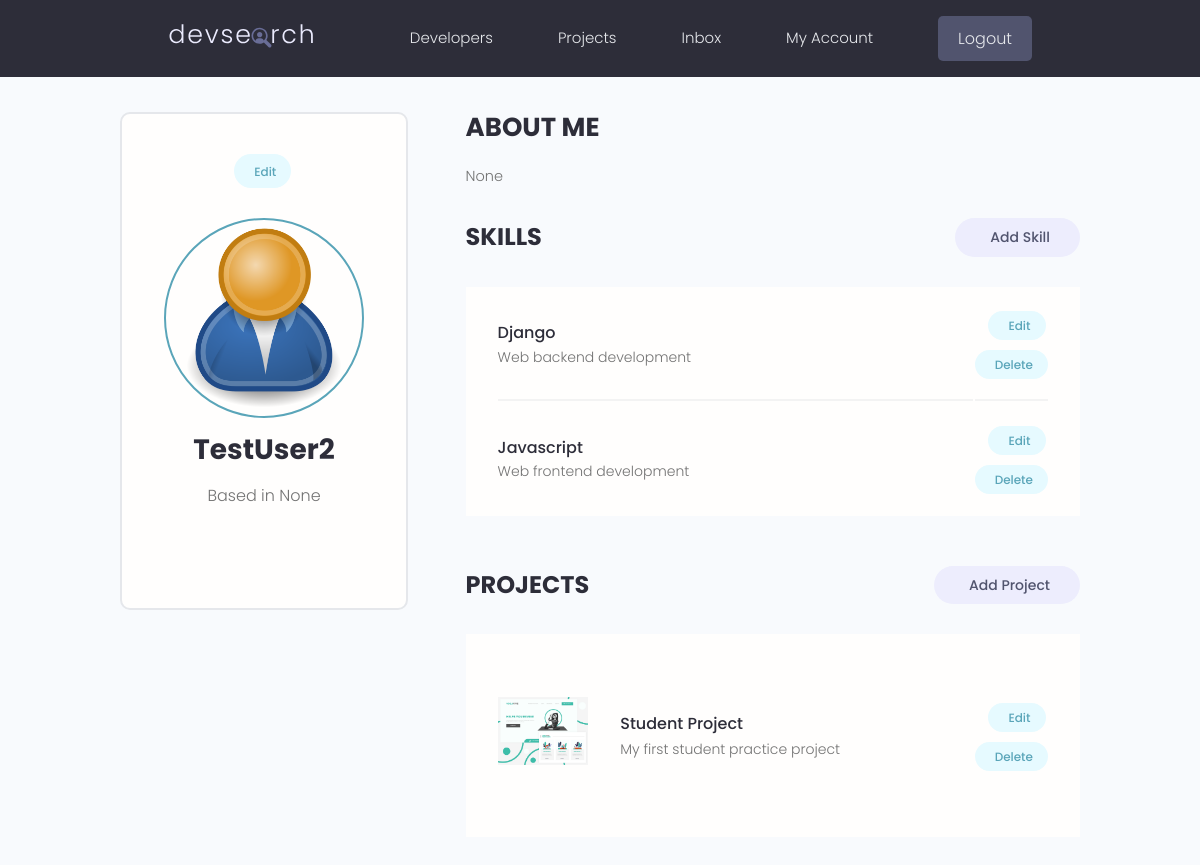
The page /account/ (signed in) on the database as committed earlier.
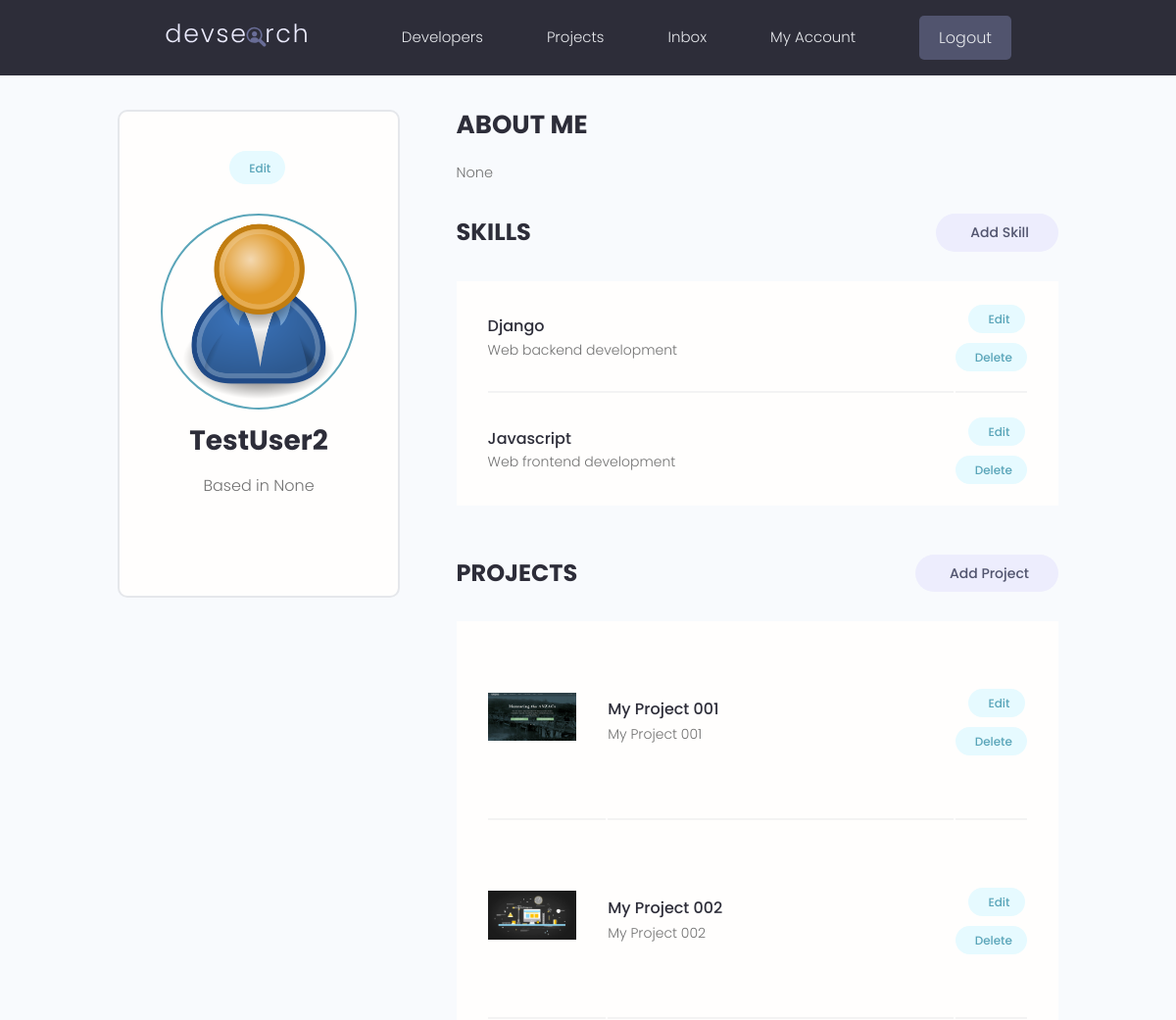
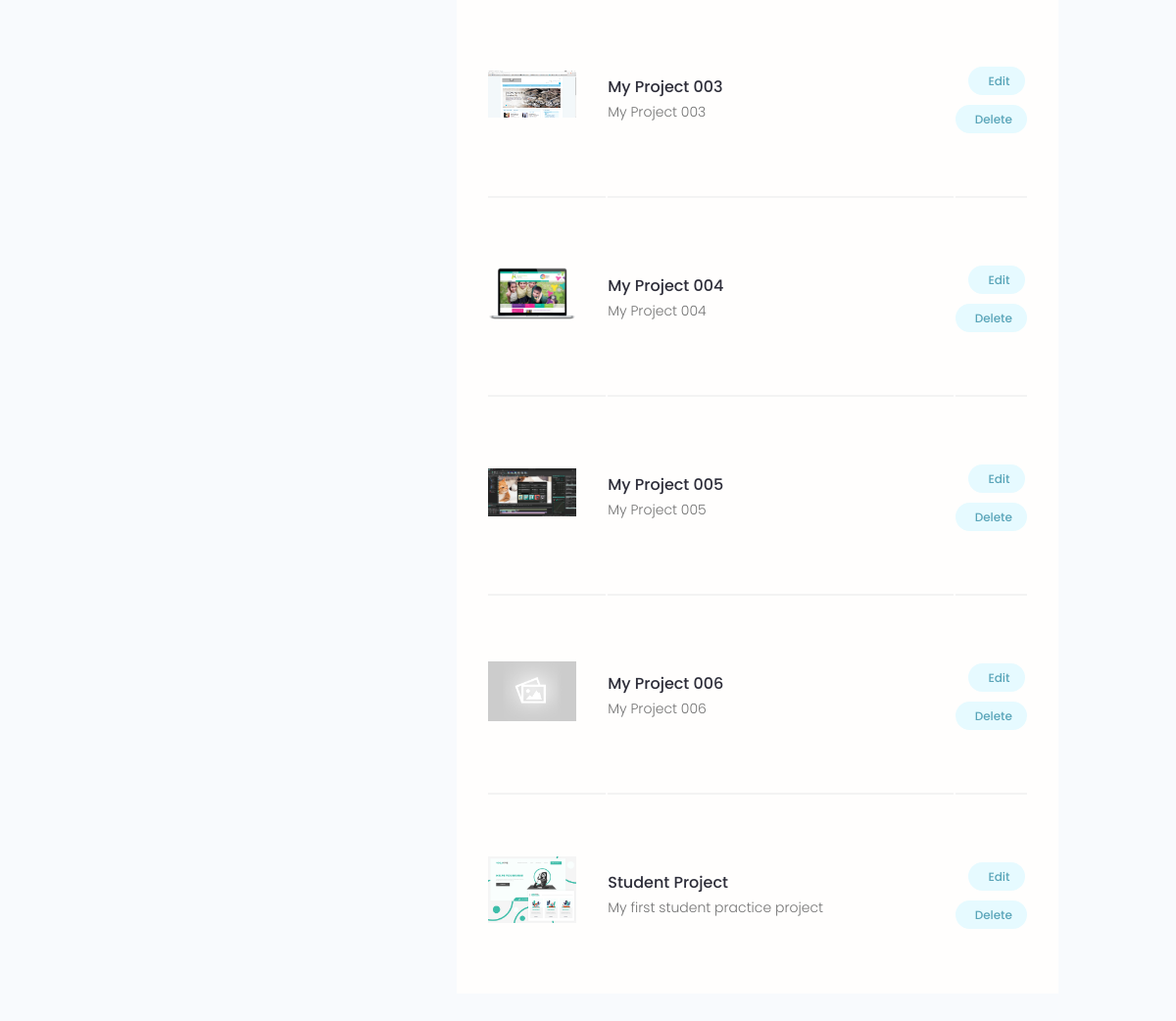
The same page on the database as committed later (2 pictures, top to bottom).
### users/models.py (models this page shows, shortened)
class Profile(models.Model):
    user = models.OneToOneField(User, on_delete=models.CASCADE, null=True, blank=True)
    name = models.CharField(max_length=200, blank=True, null=True)
    email = models.EmailField(max_length=500, blank=True, null=True)
    username = models.CharField(max_length=200, blank=True, null=True)
    location = models.CharField(max_length=200, blank=True, null=True)
    short_intro = models.CharField(max_length=200, blank=True, null=True)
    bio = models.TextField(blank=True, null=True)
    profile_image = models.ImageField(
        null=True, blank=True, upload_to='profiles/', default="profiles/user-default.png")
    social_github = models.CharField(max_length=200, blank=True, null=True)
    social_twitter = models.CharField(max_length=200, blank=True, null=True)
    social_linkedin = models.CharField(max_length=200, blank=True, null=True)
    social_youtube = models.CharField(max_length=200, blank=True, null=True)
    social_website = models.CharField(max_length=200, blank=True, null=True)
    created = models.DateTimeField(auto_now_add=True)
    id = models.UUIDField(default=uuid.uuid4, unique=True,
                          primary_key=True, editable=False)

class Skill(models.Model):
    owner = models.ForeignKey(Profile, on_delete=models.CASCADE, null=True, blank=True)
    name = models.CharField(max_length=200, blank=True, null=True)
    description = models.TextField(null=True, blank=True)
    created = models.DateTimeField(auto_now_add=True)
    id = models.UUIDField(default=uuid.uuid4, unique=True,
                          primary_key=True, editable=False)

### projects/models.py (models this page shows, shortened)
class Project(models.Model):
    owner = models.ForeignKey(Profile, null=True, blank=True, on_delete=models.SET_NULL)
    title = models.CharField(max_length=200)
    description = models.TextField(null=True, blank=True)
    featured_image = models.ImageField(null=True, blank=True, default="default.jpg")
    demo_link = models.CharField(max_length=2000, null=True, blank=True)
    source_link = models.CharField(max_length=2000, null=True, blank=True)
    tags = models.ManyToManyField('Tag', blank=True)
    vote_total = models.IntegerField(default=0, null=True, blank=True)
    vote_ratio = models.IntegerField(default=0, null=True, blank=True)
    created = models.DateTimeField(auto_now_add=True)
    id = models.UUIDField(default=uuid.uuid4, unique=True,
                          primary_key=True, editable=False)
    class Meta:
        ordering = ['-vote_ratio', '-vote_total', 'title']

### users/views.py (the view)
# urls.py: path('account/', views.userAccount, name="account"),
@login_required(login_url='login')
def userAccount(request):
    profile = request.user.profile
    skills = profile.skill_set.all()
    projects = profile.project_set.all()
    context = {'profile': profile, 'skills': skills, 'projects': projects}
    return render(request, 'users/account.html', context)

### users/templates/users/account.html (shortened to what this page needs)
{% extends 'main.html' %}
{% load static %}
{% block content %}
  <main class="settingsPage profile my-md">
    <div class="container">
      <div class="layout">
        <div class="column column--1of3">
          <div class="card text-center">
            <div class="card__body dev">
              <a class="tag tag--pill tag--main settings__btn" href="{% url 'edit-account' %}"> Edit</a>
              <img class="avatar avatar--xl dev__avatar" src="{{profile.profile_image.url}}" />
              <h2 class="dev__name">{{profile.name}}</h2>
              <p class="dev__location">Based in {{profile.location}}</p>
            </div>
          </div>
        </div>
        <div class="column column--2of3">
          <div class="devInfo">
            <h3 class="devInfo__title">About Me</h3>
            <p class="devInfo__about">{{profile.bio}}</p>
          </div>
          <div class="settings">
            <h3 class="settings__title">Skills</h3>
            <a class="tag tag--pill tag--sub settings__btn tag--lg" href="{% url 'create-skill' %}"> Add Skill</a>
          </div>
          <table class="settings__table">
            {% for skill in skills %}
            <tr>
              <td class="settings__tableInfo">
                <h4>{{skill.name}}</h4>
                <p>{{skill.description}}</p>
              </td>
              <td class="settings__tableActions">
                <a class="tag tag--pill tag--main settings__btn" href="{% url 'update-skill' skill.id %}"> Edit</a>
                <a class="tag tag--pill tag--main settings__btn" href="{% url 'delete-skill' skill.id %}?next=/account">
                  Delete</a>
              </td>
            </tr>
            {% endfor %}
          </table>
          <div class="settings">
            <h3 class="settings__title">Projects</h3>
            <a class="tag tag--pill tag--sub settings__btn tag--lg" href="{% url 'create-project' %}"> Add Project</a>
          </div>
          <table class="settings__table">
            {% for project in projects %}
            <tr>
              <td class="settings__thumbnail">
                <a href="{% url 'project' project.id %}"><img src="{{project.featured_image.url}}" alt="Project Thumbnail" /></a>
              </td>
              <td class="settings__tableInfo">
                <a href="{% url 'project' project.id %}">{{project.title}}</a>
                <p>{{project.description|slice:"150"}}</p>
              </td>
              <td class="settings__tableActions">
                <a class="tag tag--pill tag--main settings__btn" href="{% url 'update-project' project.id %}"> Edit</a>
                <a class="tag tag--pill tag--main settings__btn" href="{% url 'delete-project' project.id %}?next=/account">
                  Delete</a>
              </td>
            </tr>
            {% endfor %}
          </table>
        </div>
      </div>
    </div>
  </main>
{% endblock content %}

### templates/main.html (shortened to what this page needs)
<!DOCTYPE html>
{% load static %}
<html>
<head>
    <link rel="stylesheet" href="https://cdn.iconmonstr.com/1.3.0/css/iconmonstr-iconic-font.min.css" />
    <link rel="stylesheet" href="{% static 'uikit/styles/uikit.css' %}" />
    <link rel="stylesheet" href="{% static 'styles/app.css' %}" />
</head>
<body>
    {% include 'navbar.html' %}
    {% block content %}
    {% endblock content %}
</body>
</html>

### templates/navbar.html (shortened to what this page needs)
{% load static %}
<header class="header">
    <div class="container container--narrow">
        <a href="{% url 'profiles' %}" class="header__logo">
            <img src="{% static 'images/logo.svg' %} " alt="DevSearch Logo" />
        </a>
        <nav class="header__nav">
            <ul class="header__menu">
              <li class="header__menuItem"><a href="{% url 'profiles' %}">Developers</a></li>
              <li class="header__menuItem"><a href="{% url 'projects' %}">Projects</a></li>
              {% if request.user.is_authenticated %}
              <li class="header__menuItem"><a href="{% url 'inbox' %}">Inbox</a></li>
              <li class="header__menuItem"><a href="{% url 'account' %}">My Account</a></li>
              <li class="header__menuItem"><a href="{% url 'logout' %}" class="btn btn--sub">Logout</a></li>
              {% else %}
              <li class="header__menuItem"><a href="{% url 'login' %}" class="btn btn--sub">Login/Sign Up</a></li>
              {% endif %}
            </ul>
          </nav>
    </div>
</header>

### static/styles/app.css (style rules this page uses)
:root { --color-sub: #2d2d39; }
.btn--sub { background-color: var(--color-sub-light); }
.card { border: 2px solid var(--color-light); }
img { width: 100%; }
.header { position: sticky; z-index: 111; background-color: var(--color-sub); padding: 1.5rem 0; }
.header > .container { display: flex; justify-content: space-between; align-items: center; }
.header__logo > img { height: 3.8rem; }
.header__nav > ul { display: inline-flex; align-items: center; list-style: none; gap: 6.5rem; }
.header__menuItem > a { color: var(--color-light); font-weight: 300; }
.profile .card > .dev { padding: 4rem; }
.dev__avatar { display: block; margin: auto; }
.dev__name { color: var(--color-sub); font-size: 2.8rem; font-weight: 700; margin-top: 1rem; margin-bottom: 0.5rem; }
.dev__location { margin-top: 1rem; }
.devInfo { margin-bottom: 3rem; }
.devInfo__title, .devInfo__subtitle { font-size: 2.6rem; color: var(--color-sub); text-transform: uppercase; font-weight: 700; margin-bottom: 1.5rem; }
.devInfo__about, .devSkill__info { font-size: 1.45rem; line-height: 1.7; text-align: justify; }
.settingsPage .dev > .settings__btn { display: inline-block; margin-bottom: 3rem; }
.settings { display: flex; justify-content: space-between; align-items: center; }
.settings__title { font-size: 2.4rem; text-transform: uppercase; font-weight: 700; color: var(--color-sub); }
.settings__table { margin-top: 3rem; margin-bottom: 5rem; padding: 0 3rem; background: var(--color-white); }
.settings__table tr { width: 100%; }
.settings__table tr > td { padding: 2rem 0; }
.settings__table tr:not(:last-child) td { border-bottom: 2px solid var(--color-white-light); }
.settings__thumbnail { width: 23%; min-width: 10rem; }
.settings__thumbnail img { padding-right: 3rem; height: 15rem; object-fit: contain; }
.settings__tableInfo { width: 100%; }
.settings__tableInfo h4, .settings__tableInfo a { padding-right: 1rem; width: auto; font-size: 1.6rem; font-weight: 500; color: var(--color-sub); }
.settings__tableInfo p { font-size: 1.4rem; }
.settings__tableActions { text-align: right; }

### static/uikit/styles/modules/_variables.css (style rules this page uses)
:root { --color-main: #5aa5b9; --color-main-light: #e6faff; --color-sub: #3f4156; --color-sub-light: #51546e; --color-sub-lighter: #ededfd; --color-text: #737373; --color-gray: #8b8b8b; --color-light: #e5e7eb; --color-light-gray: #767676; --color-bg: #f8fafd; --color-white: #fffefd; --color-white-light: #f3f3f3; --color-success: #359e64; --color-success-bg: #def8e8; --color-error: #fc4b0b; --color-error-bg: #fff2ee; --font-base: 'Poppins', arial, helvetica, 'Segoe UI', roboto, ubuntu, sans-serif; --font-monospace: 'Fira Code', 'Courier New', courier, monospace; --font-regular: 300; --font-medium: 500; --font-bold: 700; --generic-shadow: 1px 1px 5px #00000010; --generic-transition: all 0.3s ease-in-out; }

### static/uikit/styles/modules/_base.css (style rules this page uses)
* { margin: 0; padding: 0; box-sizing: border-box; text-rendering: optimizeLegibility; color: inherit; font-size: inherit; }
html { font-size: 50%; }
@media only screen and (min-width: 480px) { html { font-size: 56.25%; } }
@media only screen and (min-width: 1200px) { html { font-size: 62.5%; } }
body { line-height: 1.6; font-weight: 400; font-size: 1.5rem; color: var(--color-text); background-color: var(--color-bg); min-height: 100vh; }

### static/uikit/styles/modules/_typography.css (style rules this page uses)
* { font-family: var(--font-base); }
h2 { font-size: 3.6rem; font-weight: var(--font-bold); }
h3 { font-size: 3.2rem; font-weight: var(--font-medium); }
h4 { font-size: 2.8rem; font-weight: var(--font-medium); }
p, span, strong { font-size: 1.6rem; color: var(--color-text); font-weight: var(--font-regular); }
a { padding-bottom: 2px; text-decoration: none; display: inline-block; color: var(--color-main); font-weight: var(--font-medium); }

### static/uikit/styles/modules/_utilities.css (style rules this page uses)
.container { width: 92%; max-width: 165rem; margin: 0 auto; box-sizing: border-box; }
.container--narrow { width: 92%; max-width: 120rem; }
@media screen and (min-width: 1000px) { .container { width: 90%; } }
@media screen and (min-width: 1000px) { .container--narrow { width: 85%; } }
@media screen and (min-width: 1200px) { .container { width: 80%; } }
@media screen and (min-width: 1200px) { .container--narrow { width: 72%; } }
.text-center { text-align: center; }
.my-md { margin: 3rem auto; }

### static/uikit/styles/modules/_avatar.css (style rules this page uses)
.avatar { border-radius: 50%; border: 2px solid var(--color-main); object-fit: cover; }
.avatar--xl { height: 20rem; width: 20rem; }

Rows that differ between the two databases and show on the page:
added Project: featured_image (picture), title "My Project 001", description "My Project 001"
added Project: featured_image (picture), title "My Project 002", description "My Project 002"
added Project: featured_image (picture), title "My Project 003", description "My Project 003"
added Project: featured_image (picture), title "My Project 004", description "My Project 004"
added Project: featured_image (picture), title "My Project 005", description "My Project 005"
added Project: featured_image (placeholder picture), title "My Project 006", description "My Project 006"
